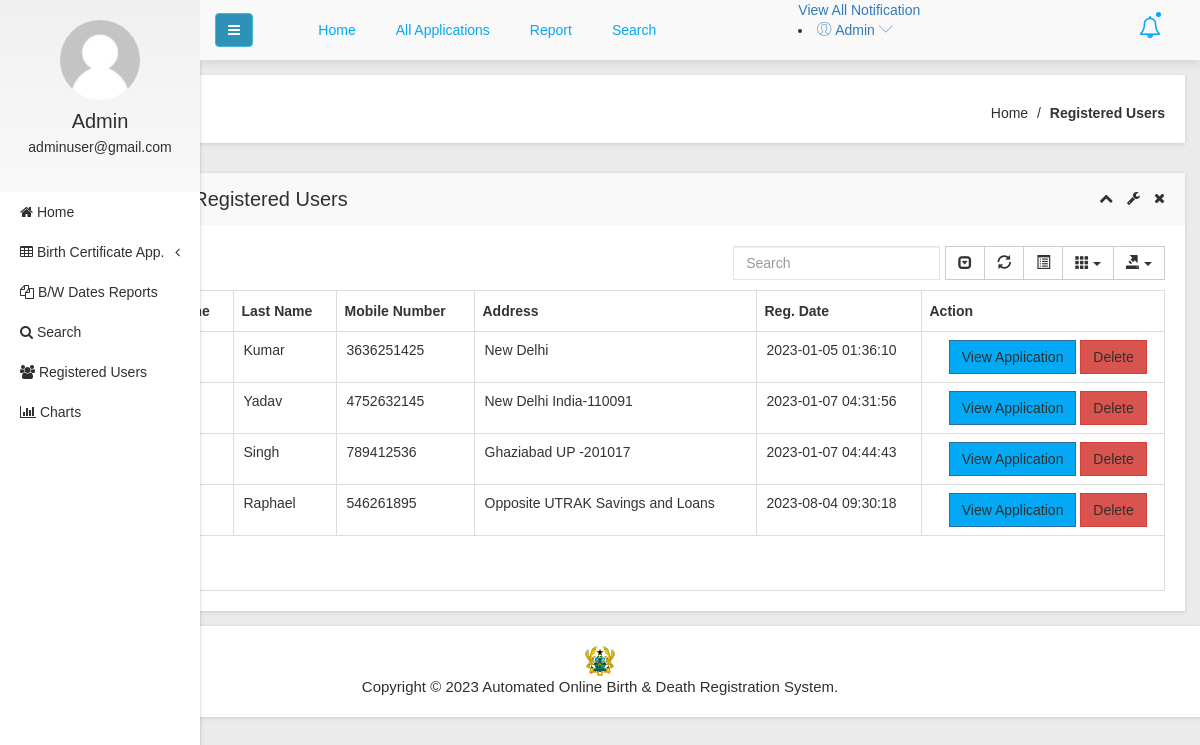
Screenshot of /admin/registered-users.php (signed in) with the database file from the repository.
### tables this page shows
CREATE TABLE `tbluser` (
  `ID` int(10) NOT NULL,
  `FirstName` varchar(200) DEFAULT NULL,
  `LastName` varchar(200) DEFAULT NULL,
  `MobileNumber` bigint(10) DEFAULT NULL,
  `Address` mediumtext DEFAULT NULL,
  `Password` varchar(200) NOT NULL,
  `RegDate` timestamp NULL DEFAULT current_timestamp()
);

### admin/registered-users.php (the view, shortened to what this page needs)
<?php
include('includes/dbconnection.php');
if (strlen($_SESSION['obcsaid']==0)) {
  header('location:logout.php');
  } else{
  ?>
<!doctype html>
<html class="no-js" lang="en">
<head>
    <link rel="stylesheet" href="css/bootstrap.min.css">
    <link rel="stylesheet" href="css/font-awesome.min.css">
    <link rel="stylesheet" href="css/adminpro-custon-icon.css">
    <link rel="stylesheet" href="css/meanmenu.min.css">
    <link rel="stylesheet" href="css/jquery.mCustomScrollbar.min.css">
    <link rel="stylesheet" href="css/animate.css">
    <link rel="stylesheet" href="css/data-table/bootstrap-table.css">
    <link rel="stylesheet" href="css/data-table/bootstrap-editable.css">
    <link rel="stylesheet" href="css/normalize.css">
    <link rel="stylesheet" href="css/c3.min.css">
    <link rel="stylesheet" href="style.css">
    <link rel="stylesheet" href="css/responsive.css">
</head>
<body class="materialdesign">
    <div class="wrapper-pro">
      <?php include_once('includes/sidebar.php');?>
        <?php include_once('includes/header.php');?>
            <div class="breadcome-area mg-b-30 small-dn">
                <div class="container-fluid">
                    <div class="row">
                        <div class="col-lg-12">
                            <div class="breadcome-list shadow-reset">
                                <div class="row">
                                    <div class="col-lg-12">
                                        <ul class="breadcome-menu">
                                            <li><a href="dashboard.php">Home</a> <span class="bread-slash">/</span>
                                            </li>
                                            <li><span class="bread-blod">Registered Users</span>
                                            </li>
                                        </ul>
                                    </div>
                                </div>
                            </div>
                        </div>
                    </div>
                </div>
            </div>
            <div class="data-table-area mg-b-15">
                <div class="container-fluid">
                    <div class="row">
                        <div class="col-lg-12">
                            <div class="sparkline13-list shadow-reset">
                                <div class="sparkline13-hd">
                                    <div class="main-sparkline13-hd">
                                        <h1>Registered Users</h1>
                                        <div class="sparkline13-outline-icon">
                                            <span class="sparkline13-collapse-link"><i class="fa fa-chevron-up"></i></span>
                                            <span><i class="fa fa-wrench"></i></span>
                                            <span class="sparkline13-collapse-close"><i class="fa fa-times"></i></span>
                                        </div>
                                    </div>
                                </div>
                                <div class="sparkline13-graph">
                                    <div class="datatable-dashv1-list custom-datatable-overright">
                                        <div id="toolbar">
                                        </div>
                                        <table id="table" data-toggle="table" data-pagination="true" data-search="true" data-show-columns="true" data-show-pagination-switch="true" data-show-refresh="true" data-key-events="true" data-show-toggle="true" data-resizable="true" data-cookie="true" data-cookie-id-table="saveId" data-show-export="true" data-click-to-select="true" data-toolbar="#toolbar">
                                            <thead>
                                                <tr>
                                                    <th>Last Name</th>
                                                    <th >Mobile Number</th>
                                                    <th>Address</th>
                                                    <th>Reg. Date</th>
                                                    <th data-field="action">Action</th>
                                                </tr>
                                            </thead>
                                            <tbody>
                                              <?php
$sql="SELECT * from tbluser";
$query = $dbh -> prepare($sql);
$query->execute();
$results=$query->fetchAll(PDO::FETCH_OBJ);
$cnt=1;
if($query->rowCount() > 0)
{
foreach($results as $row)
{               ?>
                                                <tr>
                                                    <td><?php echo htmlentities($cnt);?></td>
                                                    <td><?php  echo htmlentities($row->FirstName);?></td>
                                                    <td><?php  echo htmlentities($row->LastName);?></td>
                                                   <td><?php  echo htmlentities($row->MobileNumber);?></td>
                                                    <td><?php  echo htmlentities($row->Address);?></td>
                <td><?php  echo htmlentities($row->RegDate);?>
                  </td>
                                                    <td class="datatable-ct"><a href="users-applications.php?userid=<?php echo htmlentities ($row->ID);?>&&fname=<?php  echo htmlentities($row->FirstName);?>" class="btn btn-primary" target="_blank">View Application</a>
<a href="registered-users.php?del=<?php echo htmlentities($row->ID);?>" onclick="return confirm('Do you really want to delete?');" class="btn btn-danger">Delete</a>
                                                    </td>
                                                </tr>
                                             <?php $cnt=$cnt+1;}} ?>
                                            </tbody>
                                        </table>
                                    </div>
                                </div>
                            </div>
                        </div>
                    </div>
                </div>
            </div>
        </div>
  <?php include_once('includes/footer.php');?>
</body>
</html><?php }  ?>

### admin/includes/sidebar.php (shortened to what this page needs)
<?php
include('includes/dbconnection.php');
if (strlen($_SESSION['obcsaid']==0)) {
  header('location:logout.php');
  } else{
  ?>
  <div class="left-sidebar-pro">
            <nav id="sidebar">
                <div class="sidebar-header">
                    <a href="#"><img src="img/message/avatar.jpg" alt="" />
                    </a>
                    <?php
$aid=$_SESSION['obcsaid'];
$sql="SELECT AdminName,Email from  tbladmin where ID=:aid";
$query = $dbh -> prepare($sql);
$query->bindParam(':aid',$aid,PDO::PARAM_STR);
$query->execute();
$results=$query->fetchAll(PDO::FETCH_OBJ);
$cnt=1;
if($query->rowCount() > 0)
{
foreach($results as $row)
{               ?>
                    <h3> <?php  echo $row->AdminName;?></h3>
                    <p> <?php  echo $row->Email;?></p>
                  <?php $cnt=$cnt+1;}} ?>
                </div>
                <div class="left-custom-menu-adp-wrap">
                    <ul class="nav navbar-nav left-sidebar-menu-pro">
                        <li class="nav-item">
                            <a href="dashboard.php" role="button" aria-expanded="false"><i class="fa big-icon fa-home"></i> <span class="mini-dn">Home</span> </a>
                        </li>
                        <li class="nav-item"><a href="#" data-toggle="dropdown" role="button" aria-expanded="false" class="nav-link dropdown-toggle"><i class="fa big-icon fa-table"></i> <span class="mini-dn">Birth Certificate App.</span> <span class="indicator-right-menu mini-dn"><i class="fa indicator-mn fa-angle-left"></i></span></a>
                        </li>
                        <li class="nav-item">
                            <a href="between-dates-report.php" role="button" aria-expanded="false"><i class="fa big-icon fa-files-o"></i> <span class="mini-dn">B/W Dates Reports</span> </a>
                        </li>
                        <li class="nav-item">
                            <a href="search.php" role="button" aria-expanded="false"><i class="fa fa-search"></i> <span class="mini-dn">Search</span> </a>
                        </li>
                             <li class="nav-item">
                            <a href="  registered-users.php" role="button" aria-expanded="false"><i class="fa fa-users"></i> <span class="mini-dn">Registered Users</span> </a>
                        </li>
                        <li class="nav-item">
                            <a href="includes/admindata.php" role="button" aria-expanded="false"><i class="fa fa-bar-chart"></i> <span class="mini-dn">Charts</span> </a>
                        </li>
                    </ul>
                </div>
            </nav>
        </div>
        <?php }  ?>

### admin/includes/header.php (shortened to what this page needs)
      <?php
include('includes/dbconnection.php');
if (strlen($_SESSION['obcsaid']==0)) {
  header('location:logout.php');
  } else{
  ?>
 <div class="content-inner-all">
            <div class="header-top-area">
                <div class="fixed-header-top">
                    <div class="container-fluid">
                        <div class="row">
                            <div class="col-lg-1 col-md-6 col-sm-6 col-xs-12">
                                <button type="button" id="sidebarCollapse" class="btn bar-button-pro header-drl-controller-btn btn-info navbar-btn">
                                    <i class="fa fa-bars"></i>
                                </button>
                            </div>
                            <div class="col-lg-6 col-md-1 col-sm-1 col-xs-12">
                                <div class="header-top-menu tabl-d-n">
                                    <ul class="nav navbar-nav mai-top-nav">
                                        <li class="nav-item"><a href="dashboard.php" class="nav-link">Home</a>
                                        </li>
                                        <li class="nav-item"><a href="all-birth-application.php" class="nav-link">All Applications</a>
                                        </li>
                                        <li class="nav-item"><a href="between-dates-report.php" class="nav-link">Report</a>
                                        </li>
                                        <li class="nav-item"><a href="search.php" class="nav-link">Search</a>
                                        </li>
                                    </ul>
                                </div>
                            </div>
                            <div class="col-lg-5 col-md-5 col-sm-6 col-xs-12">
                                <div class="header-right-info">
                                    <ul class="nav navbar-nav mai-top-nav header-right-menu">
                                        <li class="nav-item"><a href="new-birth-application.php" data-toggle="dropdown" role="button" aria-expanded="false" class="nav-link dropdown-toggle"><i class="fa fa-bell-o" style="color: #03a9f4;" aria-hidden="true"></i><span class="indicator-nt"></span></a>
                                                    </li>
                                                </ul>
                                                <div class="notification-view">
                                                    <a href="all-birth-application.php">View All Notification</a>
                                                </div>
                                            </div>
                                        <li class="nav-item">
                                            <a href="#" data-toggle="dropdown" role="button" aria-expanded="false" class="nav-link dropdown-toggle">
                                                <?php
$aid=$_SESSION['obcsaid'];
$sql="SELECT AdminName,Email from  tbladmin where ID=:aid";
$query = $dbh -> prepare($sql);
$query->bindParam(':aid',$aid,PDO::PARAM_STR);
$query->execute();
$results=$query->fetchAll(PDO::FETCH_OBJ);
$cnt=1;
if($query->rowCount() > 0)
{
foreach($results as $row)
{               ?>
                                                <span class="adminpro-icon adminpro-user-rounded header-riht-inf"></span>
                                                <span class="admin-name"><?php  echo $row->AdminName;?></span>
                                                <span class="author-project-icon adminpro-icon adminpro-down-arrow"></span><?php $cnt=$cnt+1;}} ?>
                                            </a>
                                        </li>
                                </div>
                            </div>
                        </div>
                    </div>
                </div>
            </div><?php }  ?>

### rows the page displays
tbluser: LastName "Kumar", MobileNumber "3636251425", Address "New Delhi", RegDate "2023-01-05 01:36:10"
tbluser: LastName "Yadav", MobileNumber "4752632145", Address "New Delhi India-110091", RegDate "2023-01-07 04:31:56"
tbluser: LastName "Singh", MobileNumber "789412536", Address "Ghaziabad UP -201017", RegDate "2023-01-07 04:44:43"
tbluser: LastName "Raphael", MobileNumber "546261895", Address "Opposite UTRAK Savings and Loans", RegDate "2023-08-04 09:30:18"

### other values shown
$row->AdminName "Admin"
$row->Email "adminuser@gmail.com"
